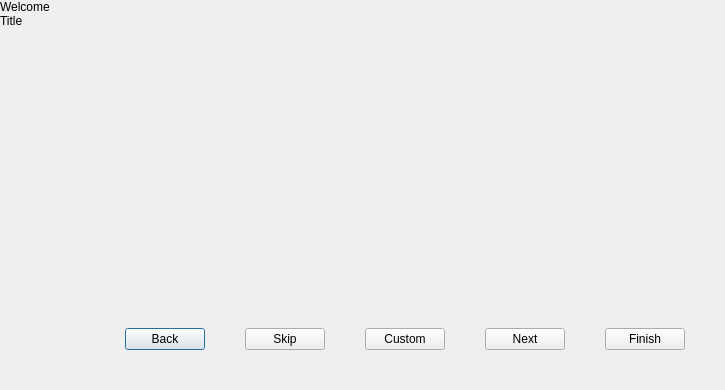
<?xml version="1.0" encoding="UTF-8"?>
<ui version="4.0">
 <class>FirstRunWizard</class>
 <widget class="QDialog" name="FirstRunWizard">
  <property name="geometry">
   <rect>
    <x>0</x>
    <y>0</y>
    <width>725</width>
    <height>390</height>
   </rect>
  </property>
  <property name="sizePolicy">
   <sizepolicy hsizetype="Fixed" vsizetype="Fixed">
    <horstretch>0</horstretch>
    <verstretch>0</verstretch>
   </sizepolicy>
  </property>
  <property name="windowTitle">
   <string>Last.fm Desktop App</string>
  </property>
  <layout class="QVBoxLayout" name="verticalLayout">
   <property name="spacing">
    <number>0</number>
   </property>
   <property name="margin">
    <number>0</number>
   </property>
   <item>
    <widget class="QLabel" name="welcome">
     <property name="text">
      <string notr="true">Welcome</string>
     </property>
    </widget>
   </item>
   <item>
    <widget class="QLabel" name="title">
     <property name="text">
      <string notr="true">Title</string>
     </property>
    </widget>
   </item>
   <item>
    <widget class="QStackedWidget" name="stackedWidget">
     <widget class="LoginPage" name="loginPage"/>
     <widget class="AccessPage" name="accessPage"/>
     <widget class="PluginsPage" name="pluginsPage"/>
     <widget class="PluginsInstallPage" name="pluginsInstallPage"/>
     <widget class="BootstrapPage" name="bootstrapPage"/>
     <widget class="BootstrapProgressPage" name="bootstrapProgressPage"/>
     <widget class="TourScrobblesPage" name="tourScrobblesPage"/>
     <widget class="TourMetadataPage" name="tourMetadataPage"/>
     <widget class="TourFinishPage" name="tourFinishPage"/>
     <widget class="TourLocationPage" name="tourLocationPage"/>
    </widget>
   </item>
   <item>
    <layout class="QHBoxLayout" name="horizontalLayout">
     <property name="spacing">
      <number>40</number>
     </property>
     <property name="margin">
      <number>40</number>
     </property>
     <item>
      <layout class="QHBoxLayout" name="horizontalLayout_2">
       <property name="spacing">
        <number>0</number>
       </property>
       <item>
        <widget class="QLabel" name="importIcon">
         <property name="text">
          <string/>
         </property>
        </widget>
       </item>
       <item>
        <widget class="QLabel" name="importLabel">
         <property name="text">
          <string/>
         </property>
        </widget>
       </item>
      </layout>
     </item>
     <item>
      <spacer name="horizontalSpacer">
       <property name="orientation">
        <enum>Qt::Horizontal</enum>
       </property>
       <property name="sizeHint" stdset="0">
        <size>
         <width>0</width>
         <height>20</height>
        </size>
       </property>
      </spacer>
     </item>
     <item>
      <widget class="QPushButton" name="back">
       <property name="text">
        <string notr="true">Back</string>
       </property>
      </widget>
     </item>
     <item>
      <widget class="QPushButton" name="skip">
       <property name="text">
        <string notr="true">Skip</string>
       </property>
      </widget>
     </item>
     <item>
      <widget class="QPushButton" name="custom">
       <property name="text">
        <string notr="true">Custom</string>
       </property>
      </widget>
     </item>
     <item>
      <widget class="QPushButton" name="next">
       <property name="text">
        <string notr="true">Next</string>
       </property>
      </widget>
     </item>
     <item>
      <widget class="QPushButton" name="finish">
       <property name="text">
        <string notr="true">Finish</string>
       </property>
      </widget>
     </item>
    </layout>
   </item>
  </layout>
 </widget>
 <customwidgets>
  <customwidget>
   <class>LoginPage</class>
   <extends>QWidget</extends>
   <header>../Wizard/LoginPage.h</header>
   <container>1</container>
  </customwidget>
  <customwidget>
   <class>AccessPage</class>
   <extends>QWidget</extends>
   <header>../Wizard/AccessPage.h</header>
   <container>1</container>
  </customwidget>
  <customwidget>
   <class>PluginsPage</class>
   <extends>QWidget</extends>
   <header>../Wizard/PluginsPage.h</header>
   <container>1</container>
  </customwidget>
  <customwidget>
   <class>PluginsInstallPage</class>
   <extends>QWidget</extends>
   <header>../Wizard/PluginsInstallPage.h</header>
   <container>1</container>
  </customwidget>
  <customwidget>
   <class>BootstrapPage</class>
   <extends>QWidget</extends>
   <header>../Wizard/BootstrapPage.h</header>
   <container>1</container>
  </customwidget>
  <customwidget>
   <class>TourScrobblesPage</class>
   <extends>QWidget</extends>
   <header>../Wizard/TourScrobblesPage.h</header>
   <container>1</container>
  </customwidget>
  <customwidget>
   <class>TourMetadataPage</class>
   <extends>QWidget</extends>
   <header>../Wizard/TourMetadataPage.h</header>
   <container>1</container>
  </customwidget>
  <customwidget>
   <class>TourFinishPage</class>
   <extends>QWidget</extends>
   <header>../Wizard/TourFinishPage.h</header>
   <container>1</container>
  </customwidget>
  <customwidget>
   <class>TourLocationPage</class>
   <extends>QWidget</extends>
   <header>../Wizard/TourLocationPage.h</header>
   <container>1</container>
  </customwidget>
  <customwidget>
   <class>BootstrapProgressPage</class>
   <extends>QWidget</extends>
   <header>../Wizard/BootstrapProgressPage.h</header>
   <container>1</container>
  </customwidget>
 </customwidgets>
 <resources/>
 <connections/>
</ui>
